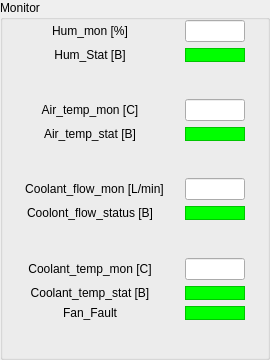
        <widget class="QGroupBox" name="gbMonitor">
         <property name="enabled">
          <bool>true</bool>
         </property>
         <property name="sizePolicy">
          <sizepolicy hsizetype="Minimum" vsizetype="Preferred">
           <horstretch>0</horstretch>
           <verstretch>0</verstretch>
          </sizepolicy>
         </property>
         <property name="minimumSize">
          <size>
           <width>270</width>
           <height>360</height>
          </size>
         </property>
         <property name="maximumSize">
          <size>
           <width>100</width>
           <height>410</height>
          </size>
         </property>
         <property name="sizeIncrement">
          <size>
           <width>0</width>
           <height>0</height>
          </size>
         </property>
         <property name="title">
          <string>Monitor</string>
         </property>
         <widget class="QWidget" name="gridLayoutWidget_2">
          <property name="geometry">
           <rect>
            <x>10</x>
            <y>20</y>
            <width>251</width>
            <height>331</height>
           </rect>
          </property>
          <layout class="QGridLayout" name="gridLayout_2">
           <item row="0" column="0">
            <widget class="QLabel" name="lblHum_mon">
             <property name="sizePolicy">
              <sizepolicy hsizetype="Fixed" vsizetype="Preferred">
               <horstretch>0</horstretch>
               <verstretch>0</verstretch>
              </sizepolicy>
             </property>
             <property name="minimumSize">
              <size>
               <width>130</width>
               <height>0</height>
              </size>
             </property>
             <property name="font">
              <font>
               <weight>50</weight>
               <bold>false</bold>
               <underline>false</underline>
              </font>
             </property>
             <property name="text">
              <string>Hum_mon [%]</string>
             </property>
             <property name="alignment">
              <set>Qt::AlignCenter</set>
             </property>
            </widget>
           </item>
           <item row="1" column="0">
            <widget class="QLabel" name="lblHum_stat">
             <property name="sizePolicy">
              <sizepolicy hsizetype="Fixed" vsizetype="Fixed">
               <horstretch>0</horstretch>
               <verstretch>0</verstretch>
              </sizepolicy>
             </property>
             <property name="minimumSize">
              <size>
               <width>130</width>
               <height>0</height>
              </size>
             </property>
             <property name="font">
              <font>
               <weight>50</weight>
               <bold>false</bold>
               <underline>false</underline>
              </font>
             </property>
             <property name="text">
              <string>Hum_Stat [B]</string>
             </property>
             <property name="alignment">
              <set>Qt::AlignCenter</set>
             </property>
            </widget>
           </item>
           <item row="6" column="0">
            <widget class="QLabel" name="lblAirtmp_mon">
             <property name="sizePolicy">
              <sizepolicy hsizetype="Fixed" vsizetype="Preferred">
               <horstretch>0</horstretch>
               <verstretch>0</verstretch>
              </sizepolicy>
             </property>
             <property name="minimumSize">
              <size>
               <width>130</width>
               <height>0</height>
              </size>
             </property>
             <property name="font">
              <font>
               <weight>50</weight>
               <bold>false</bold>
               <underline>false</underline>
              </font>
             </property>
             <property name="text">
              <string>Air_temp_mon [C]</string>
             </property>
             <property name="alignment">
              <set>Qt::AlignCenter</set>
             </property>
            </widget>
           </item>
           <item row="0" column="2">
            <widget class="QLineEdit" name="leHum_mon">
             <property name="enabled">
              <bool>true</bool>
             </property>
             <property name="sizePolicy">
              <sizepolicy hsizetype="Fixed" vsizetype="Fixed">
               <horstretch>0</horstretch>
               <verstretch>0</verstretch>
              </sizepolicy>
             </property>
             <property name="minimumSize">
              <size>
               <width>0</width>
               <height>0</height>
              </size>
             </property>
             <property name="maximumSize">
              <size>
               <width>60</width>
               <height>16777215</height>
              </size>
             </property>
             <property name="readOnly">
              <bool>true</bool>
             </property>
            </widget>
           </item>
           <item row="6" column="2">
            <widget class="QLineEdit" name="leAirtmp_mon">
             <property name="enabled">
              <bool>true</bool>
             </property>
             <property name="sizePolicy">
              <sizepolicy hsizetype="Fixed" vsizetype="Fixed">
               <horstretch>0</horstretch>
               <verstretch>0</verstretch>
              </sizepolicy>
             </property>
             <property name="minimumSize">
              <size>
               <width>0</width>
               <height>0</height>
              </size>
             </property>
             <property name="maximumSize">
              <size>
               <width>60</width>
               <height>16777215</height>
              </size>
             </property>
             <property name="readOnly">
              <bool>true</bool>
             </property>
            </widget>
           </item>
           <item row="8" column="0">
            <widget class="QLabel" name="lblAirtmp_stat">
             <property name="sizePolicy">
              <sizepolicy hsizetype="Fixed" vsizetype="Preferred">
               <horstretch>0</horstretch>
               <verstretch>0</verstretch>
              </sizepolicy>
             </property>
             <property name="minimumSize">
              <size>
               <width>130</width>
               <height>0</height>
              </size>
             </property>
             <property name="font">
              <font>
               <weight>50</weight>
               <bold>false</bold>
               <underline>false</underline>
              </font>
             </property>
             <property name="mouseTracking">
              <bool>false</bool>
             </property>
             <property name="text">
              <string>Air_temp_stat [B]</string>
             </property>
             <property name="alignment">
              <set>Qt::AlignCenter</set>
             </property>
            </widget>
           </item>
           <item row="11" column="0">
            <widget class="QLabel" name="lblCoolant_flow_mon">
             <property name="sizePolicy">
              <sizepolicy hsizetype="Fixed" vsizetype="Preferred">
               <horstretch>0</horstretch>
               <verstretch>0</verstretch>
              </sizepolicy>
             </property>
             <property name="minimumSize">
              <size>
               <width>130</width>
               <height>0</height>
              </size>
             </property>
             <property name="font">
              <font>
               <weight>50</weight>
               <bold>false</bold>
               <underline>false</underline>
              </font>
             </property>
             <property name="text">
              <string>Coolant_flow_mon [L/min]</string>
             </property>
             <property name="alignment">
              <set>Qt::AlignCenter</set>
             </property>
            </widget>
           </item>
           <item row="12" column="0">
            <widget class="QLabel" name="lblCoolont_flow_stat">
             <property name="sizePolicy">
              <sizepolicy hsizetype="Fixed" vsizetype="Preferred">
               <horstretch>0</horstretch>
               <verstretch>0</verstretch>
              </sizepolicy>
             </property>
             <property name="minimumSize">
              <size>
               <width>130</width>
               <height>0</height>
              </size>
             </property>
             <property name="font">
              <font>
               <weight>50</weight>
               <bold>false</bold>
               <underline>false</underline>
              </font>
             </property>
             <property name="text">
              <string>Coolont_flow_status [B]</string>
             </property>
             <property name="alignment">
              <set>Qt::AlignCenter</set>
             </property>
            </widget>
           </item>
           <item row="15" column="0">
            <widget class="QLabel" name="lblCoolant_temp_mon">
             <property name="sizePolicy">
              <sizepolicy hsizetype="Fixed" vsizetype="Preferred">
               <horstretch>0</horstretch>
               <verstretch>0</verstretch>
              </sizepolicy>
             </property>
             <property name="minimumSize">
              <size>
               <width>130</width>
               <height>0</height>
              </size>
             </property>
             <property name="font">
              <font>
               <weight>50</weight>
               <bold>false</bold>
               <underline>false</underline>
              </font>
             </property>
             <property name="text">
              <string>Coolant_temp_mon [C]</string>
             </property>
             <property name="alignment">
              <set>Qt::AlignCenter</set>
             </property>
            </widget>
           </item>
           <item row="17" column="0">
            <widget class="QLabel" name="lblCoolant_temp_stat">
             <property name="sizePolicy">
              <sizepolicy hsizetype="Fixed" vsizetype="Preferred">
               <horstretch>0</horstretch>
               <verstretch>0</verstretch>
              </sizepolicy>
             </property>
             <property name="minimumSize">
              <size>
               <width>130</width>
               <height>0</height>
              </size>
             </property>
             <property name="font">
              <font>
               <weight>50</weight>
               <bold>false</bold>
               <underline>false</underline>
              </font>
             </property>
             <property name="text">
              <string>Coolant_temp_stat [B]</string>
             </property>
             <property name="alignment">
              <set>Qt::AlignCenter</set>
             </property>
            </widget>
           </item>
           <item row="11" column="2">
            <widget class="QLineEdit" name="leCoolant_flow_mon">
             <property name="enabled">
              <bool>true</bool>
             </property>
             <property name="sizePolicy">
              <sizepolicy hsizetype="Fixed" vsizetype="Fixed">
               <horstretch>0</horstretch>
               <verstretch>0</verstretch>
              </sizepolicy>
             </property>
             <property name="minimumSize">
              <size>
               <width>0</width>
               <height>0</height>
              </size>
             </property>
             <property name="maximumSize">
              <size>
               <width>60</width>
               <height>16777215</height>
              </size>
             </property>
             <property name="readOnly">
              <bool>true</bool>
             </property>
            </widget>
           </item>
           <item row="15" column="2">
            <widget class="QLineEdit" name="leCoolant_stat">
             <property name="enabled">
              <bool>true</bool>
             </property>
             <property name="sizePolicy">
              <sizepolicy hsizetype="Fixed" vsizetype="Fixed">
               <horstretch>0</horstretch>
               <verstretch>0</verstretch>
              </sizepolicy>
             </property>
             <property name="minimumSize">
              <size>
               <width>0</width>
               <height>0</height>
              </size>
             </property>
             <property name="maximumSize">
              <size>
               <width>60</width>
               <height>16777215</height>
              </size>
             </property>
             <property name="readOnly">
              <bool>true</bool>
             </property>
            </widget>
           </item>
           <item row="13" column="0">
            <spacer name="verticalSpacer_5">
             <property name="font">
              <font>
               <weight>50</weight>
               <bold>false</bold>
               <underline>false</underline>
              </font>
             </property>
             <property name="orientation">
              <enum>Qt::Vertical</enum>
             </property>
             <property name="sizeHint" stdset="0">
              <size>
               <width>20</width>
               <height>40</height>
              </size>
             </property>
            </spacer>
           </item>
           <item row="10" column="0">
            <spacer name="verticalSpacer_3">
             <property name="font">
              <font>
               <weight>50</weight>
               <bold>false</bold>
               <underline>false</underline>
              </font>
             </property>
             <property name="orientation">
              <enum>Qt::Vertical</enum>
             </property>
             <property name="sizeHint" stdset="0">
              <size>
               <width>20</width>
               <height>40</height>
              </size>
             </property>
            </spacer>
           </item>
           <item row="1" column="2">
            <widget class="QFrame" name="frmHumidityStatus">
             <property name="autoFillBackground">
              <bool>false</bool>
             </property>
             <property name="styleSheet">
              <string notr="true">
background-color: rgb(0, 255, 0);</string>
             </property>
             <property name="frameShape">
              <enum>QFrame::StyledPanel</enum>
             </property>
             <property name="frameShadow">
              <enum>QFrame::Raised</enum>
             </property>
            </widget>
           </item>
           <item row="8" column="2">
            <widget class="QFrame" name="frmAirTempStatus">
             <property name="autoFillBackground">
              <bool>false</bool>
             </property>
             <property name="styleSheet">
              <string notr="true">
background-color: rgb(0, 255, 0);</string>
             </property>
             <property name="frameShape">
              <enum>QFrame::StyledPanel</enum>
             </property>
             <property name="frameShadow">
              <enum>QFrame::Raised</enum>
             </property>
            </widget>
           </item>
           <item row="12" column="2">
            <widget class="QFrame" name="frmCoolantFlowStatus">
             <property name="autoFillBackground">
              <bool>false</bool>
             </property>
             <property name="styleSheet">
              <string notr="true">
background-color: rgb(0, 255, 0);</string>
             </property>
             <property name="frameShape">
              <enum>QFrame::StyledPanel</enum>
             </property>
             <property name="frameShadow">
              <enum>QFrame::Raised</enum>
             </property>
            </widget>
           </item>
           <item row="17" column="2">
            <widget class="QFrame" name="frmCoolantTempStatus">
             <property name="autoFillBackground">
              <bool>false</bool>
             </property>
             <property name="styleSheet">
              <string notr="true">
background-color: rgb(0, 255, 0);</string>
             </property>
             <property name="frameShape">
              <enum>QFrame::StyledPanel</enum>
             </property>
             <property name="frameShadow">
              <enum>QFrame::Raised</enum>
             </property>
            </widget>
           </item>
           <item row="2" column="0">
            <spacer name="verticalSpacer_7">
             <property name="font">
              <font>
               <weight>50</weight>
               <bold>false</bold>
               <underline>false</underline>
              </font>
             </property>
             <property name="orientation">
              <enum>Qt::Vertical</enum>
             </property>
             <property name="sizeHint" stdset="0">
              <size>
               <width>20</width>
               <height>40</height>
              </size>
             </property>
            </spacer>
           </item>
           <item row="18" column="2">
            <widget class="QFrame" name="FrmFanFault">
             <property name="autoFillBackground">
              <bool>false</bool>
             </property>
             <property name="styleSheet">
              <string notr="true">
background-color: rgb(0, 255, 0);</string>
             </property>
             <property name="frameShape">
              <enum>QFrame::StyledPanel</enum>
             </property>
             <property name="frameShadow">
              <enum>QFrame::Raised</enum>
             </property>
            </widget>
           </item>
           <item row="18" column="0">
            <widget class="QLabel" name="lblFanFault">
             <property name="sizePolicy">
              <sizepolicy hsizetype="Fixed" vsizetype="Preferred">
               <horstretch>0</horstretch>
               <verstretch>0</verstretch>
              </sizepolicy>
             </property>
             <property name="minimumSize">
              <size>
               <width>130</width>
               <height>0</height>
              </size>
             </property>
             <property name="font">
              <font>
               <weight>50</weight>
               <bold>false</bold>
               <underline>false</underline>
              </font>
             </property>
             <property name="text">
              <string>Fan_Fault</string>
             </property>
             <property name="alignment">
              <set>Qt::AlignCenter</set>
             </property>
            </widget>
           </item>
           <item row="19" column="0">
            <spacer name="verticalSpacer_6">
             <property name="font">
              <font>
               <weight>50</weight>
               <bold>false</bold>
               <underline>false</underline>
              </font>
             </property>
             <property name="orientation">
              <enum>Qt::Vertical</enum>
             </property>
             <property name="sizeHint" stdset="0">
              <size>
               <width>20</width>
               <height>40</height>
              </size>
             </property>
            </spacer>
           </item>
          </layout>
         </widget>
        </widget>
